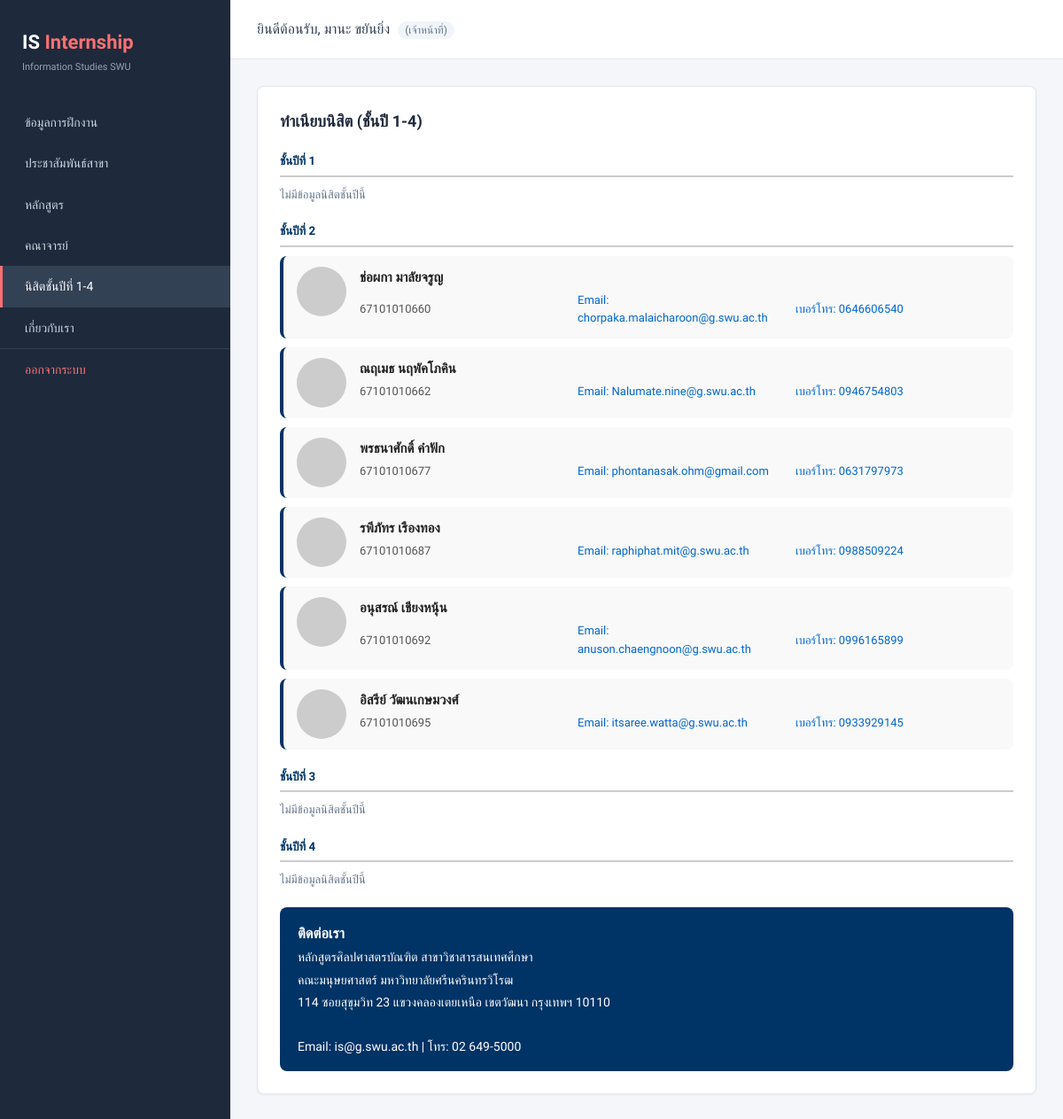
Screenshot of /home.php?page=student (signed in) with the database file from the repository.
### tables this page shows
CREATE TABLE `student` (
  `stu_id` varchar(20) NOT NULL,
  `stu_pass` varchar(100) DEFAULT NULL,
  `stu_name` varchar(100) DEFAULT NULL,
  `stu_year` varchar(10) DEFAULT NULL,
  `stu_email` varchar(100) DEFAULT NULL,
  `stu_tel` varchar(20) DEFAULT NULL,
  PRIMARY KEY (`stu_id`)
);

### app/helpers.php (called while the page is built, shortened)
<?php
function e($value)
{
    return htmlspecialchars((string) $value, ENT_QUOTES, 'UTF-8');
}
function avatarFallbackUrl($name, $background, $size)
{
    return 'https://ui-avatars.com/api/?name=' . rawurlencode($name)
        . '&background=' . rawurlencode($background)
        . '&color=fff&size=' . (int) $size;
}
function render($view, array $data = array())
{
    extract($data, EXTR_SKIP);
    require PROJECT_ROOT . '/views/' . $view . '.php';
}
function fetchRows($result)
{
    return $result->fetch_all(MYSQLI_ASSOC);
}
function fetchStudentsByYear(mysqli $connection, $year)
{
    $yearString = (string) $year;
    $statement = $connection->prepare('SELECT * FROM student WHERE stu_year = ? ORDER BY stu_id ASC');
    $statement->bind_param('s', $yearString);
    $statement->execute();
    return fetchRows($statement->get_result());
}
function collectStudentsByYear(mysqli $connection, $maxYear)
{
    $studentsByYear = array();
    for ($year = 1; $year <= $maxYear; $year++) {
        $studentsByYear[$year] = fetchStudentsByYear($connection, $year);
    }
    return $studentsByYear;
}
function preparePageData($currentPage, mysqli $connection, $formMsg = null)
{
    if ($currentPage === 'student') {
        return array('studentsByYear' => collectStudentsByYear($connection, 4));
    }
    return array();
}

### views/pages/student.php (the view, shortened to what this page needs)
<?php $studentsByYear = $studentsByYear ?? array(); ?>
<div class="card">
    <h4>ทำเนียบนิสิต (ชั้นปี 1-4)</h4>
    <?php foreach ($studentsByYear as $year => $students): ?>
        <h5 class="faculty-section-title">ชั้นปีที่ <?php echo e((string) $year); ?></h5>
        <?php if (!empty($students)): ?>
            <?php foreach ($students as $student): ?>
                <div class="faculty-item">
                    <img
                        src=""
                        alt=""
                        onerror="this.src='<?php echo e(avatarFallbackUrl($student['stu_name'], '555', 56)); ?>'"
                    >
                    <div class="faculty-info">
                        <div class="fname"><?php echo e($student['stu_name']); ?></div>
                        <div class="feng"><?php echo e($student['stu_id']); ?></div>
                        <div class="femail">Email: <?php echo e($student['stu_email']); ?></div>
                        <div class="femail">เบอร์โทร: <?php echo e($student['stu_tel'] ?? '-'); ?></div>
                    </div>
                </div>
            <?php endforeach; ?>
        <?php else: ?>
            <p class="text-muted">ไม่มีข้อมูลนิสิตชั้นปีนี้</p>
        <?php endif; ?>
    <?php endforeach; ?>
</div>

### assets/css/deco.css (style rules this page uses)
* { box-sizing: border-box; margin: 0; padding: 0; }
body { font-family: 'Prompt', sans-serif; background: #f4f6f9; color: #333; line-height: 1.6; }
.card { background: #fff; border-radius: 8px; padding: 25px; box-shadow: 0 1px 3px rgba(0,0,0,0.05); margin-bottom: 25px; border: 1px solid #e2e8f0; }
.card h4 { font-size: 18px; color: #1e293b; margin-bottom: 5px; font-weight: 600; }
.text-muted { color: #64748b; font-size: 13px; }
.faculty-section-title { color: #003366; border-bottom: 2px solid #ccc; padding-bottom: 5px; margin-top: 20px; margin-bottom: 10px; }
.faculty-item { background: #f9f9f9; padding: 12px 15px; margin: 10px 0; border-radius: 8px; border-left: 4px solid #003366; display: grid; grid-template-columns: 56px 1fr; gap: 15px; align-items: start; }
.faculty-item img { width: 56px; height: 56px; border-radius: 50%; object-fit: cover; }
.faculty-info { display: grid; grid-template-columns: 1fr 1fr 1fr; gap: 4px 15px; align-items: center; }
.faculty-info .fname { font-weight: bold; font-size: 15px; color: #222; grid-column: 1 / -1; }
.faculty-info .feng { color: #555; font-size: 13px; }
.faculty-info .femail { color: #0066cc; font-size: 13px; }

### assets/css/home.css (style rules this page uses)
.faculty-section-title { color: #003366; border-bottom: 2px solid #ccc; padding-bottom: 5px; margin-top: 20px; margin-bottom: 10px; }
.faculty-item { background: #f9f9f9; padding: 12px 15px; margin: 10px 0; border-radius: 8px; border-left: 4px solid #003366; display: grid; grid-template-columns: 56px 1fr; gap: 15px; align-items: start; }
.faculty-item img { width: 56px; height: 56px; border-radius: 50%; object-fit: cover; }
.faculty-info { display: grid; grid-template-columns: 1fr 1fr 1fr; gap: 4px 15px; align-items: center; }
.faculty-info .fname { font-weight: bold; font-size: 15px; color: #222; grid-column: 1 / -1; }
.faculty-info .feng { color: #555; font-size: 13px; }
.faculty-info .femail { color: #0066cc; font-size: 13px; }

### rows the page displays
student: stu_name "ช่อผกา มาลัยจรูญ", stu_id "67101010660", stu_email "chorpaka.malaicharoon@g.swu.ac.th", stu_tel "0646606540"
student: stu_name "ณฤเมธ นฤพัคโภคิน", stu_id "67101010662", stu_email "Nalumate.nine@g.swu.ac.th", stu_tel "0946754803"
student: stu_name "พรธนาศักดิ์ คำฟัก", stu_id "67101010677", stu_email "phontanasak.ohm@gmail.com", stu_tel "0631797973"
student: stu_name "รพีภัทร เรืองทอง", stu_id "67101010687", stu_email "raphiphat.mit@g.swu.ac.th", stu_tel "0988509224"
student: stu_name "อนุสรณ์ เชียงหนุ้น", stu_id "67101010692", stu_email "anuson.chaengnoon@g.swu.ac.th", stu_tel "0996165899"
student: stu_name "อิสรีย์ วัฒนเกษมวงศ์", stu_id "67101010695", stu_email "itsaree.watta@g.swu.ac.th", stu_tel "0933929145"

### other values shown
t($labelKey) "ข้อมูลการฝึกงาน"
t($labelKey) "ประชาสัมพันธ์สาขา"
t($labelKey) "หลักสูตร"
t($labelKey) "คณาจารย์"
t($labelKey) "นิสิตชั้นปีที่ 1-4"
t($labelKey) "เกี่ยวกับเรา"
t('logout') "ออกจากระบบ"
t('welcome') "ยินดีต้อนรับ"
currentUserName() "มานะ ขยันยิ่ง"
t('role_' . currentUserRole()) "เจ้าหน้าที่"
$year "1"
$year "2"
$year "3"
$year "4"
$contact['title'] "ติดต่อเรา"
